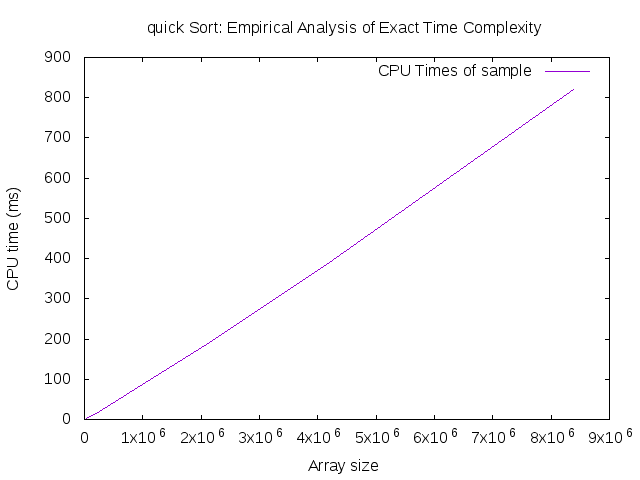

Here is the gnuplot script that generated this plot:
#Manuel Alberola Torres 74017527P

set terminal png
set output "quickSort.png"

set xlabel "Array size"
set ylabel "CPU time (ms)

set title  "quick Sort: Empirical Analysis of Exact Time Complexity"

plot "quickSort.CPUtimes" using 1:2 with lines title "CPU Times of sample"


##########################################################################
#Testing different analytical functions to determine which best fits:

set output "quickSort_and_Fit-Function.png"
set title "quick Sort: Exact time complexity and Fit function"


#------------------------------------------------------------------------

# Testing 3 different functions:
#Uncomment the function to be tested and comment the rest:

##Fit to a linear function:
#y(x)=a*x + b
#fitFunction="Fitting quicksort time values to f(n) = n+k"
#fit y(x) "quickSort.CPUtimes" using 1:2 via a,b


##Fit to a (n log n + k) function:
y(x)=a*x*log(x) + b
fitFunction="Fitting quicksort time values to f(n) = n log(n)+k"
fit y(x) "quickSort.CPUtimes" using 1:2 via a,b


##Fit to a cuadratic function:
#y(x)=a*x*x + b*x + c
#fitFunction="Fitting quicksort time values to f(n) = n²+n+k"
#fit y(x) "quickSort.CPUtimes" using 1:2 via a,b,c

#------------------------------------------------------------------------


#Finally draw both functions (CPU times of sample and the one that best fits) on one graph
plot "quickSort.CPUtimes" using 1:2 with lines title "CPU times of sample", y(x) title fitFunction
